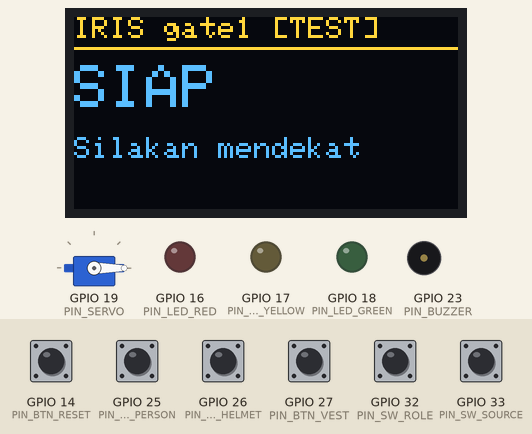
Recording of a program running on a simulated ESP32. On the bench: servo, 128×64 one-colour display, output pins drawn as LEDs (lit = HIGH), buzzer (waves = sounding). Inputs (shaded band) come from the test bench; at power-on: GPIO 14 (PIN_BTN_RESET), GPIO 25 (PIN_BTN_PERSON), GPIO 26 (PIN_BTN_HELMET), GPIO 27 (PIN_BTN_VEST), GPIO 33 (PIN_SW_SOURCE) HIGH, GPIO 32 (PIN_SW_ROLE) LOW. The OLED is the two-colour kind (top 16 rows yellow); WiFi joins after 1.5 s; servers stay silent unless stated; the local clock reads 2024-03-15 10:24:30 at power-on unless the program sets it; no MQTT or app messages arrive unless stated; what the program prints to the serial monitor is not drawn.

Above: at 1.2 s.
1.3 s: GPIO 25 (PIN_BTN_PERSON) pulled LOW for 0.15 s
At 1.5 s:
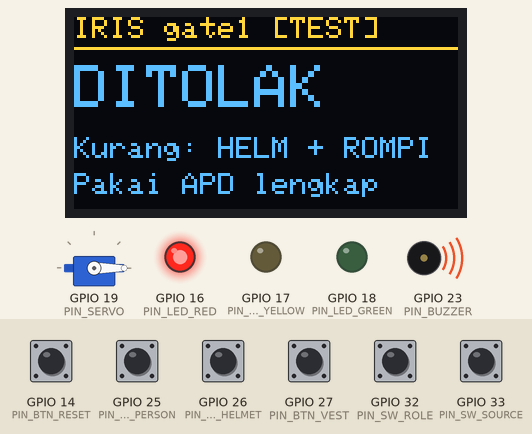
2.0 s: GPIO 32 (PIN_SW_ROLE) pulled HIGH for 0.15 s
At 2.17 s:
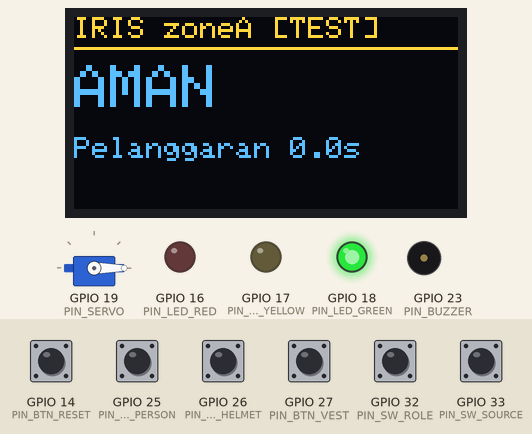
2.7 s: GPIO 33 (PIN_SW_SOURCE) pulled LOW for 0.15 s
At 3.32 s:
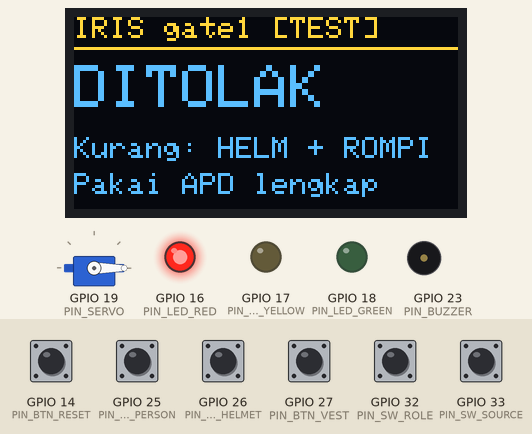
3.4 s: GPIO 26 (PIN_BTN_HELMET) pulled LOW for 0.15 s
At 4.03 s:
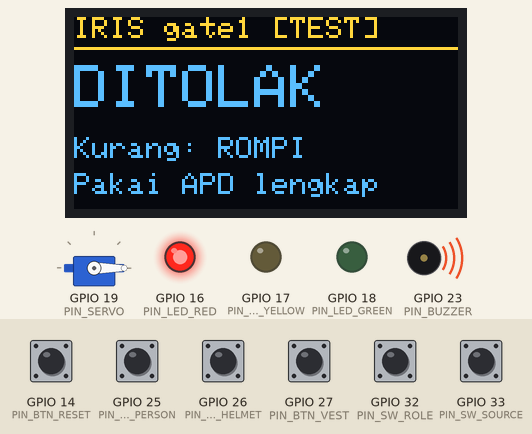
4.1 s: GPIO 27 (PIN_BTN_VEST) pulled LOW for 0.15 s
At 5.0 s:
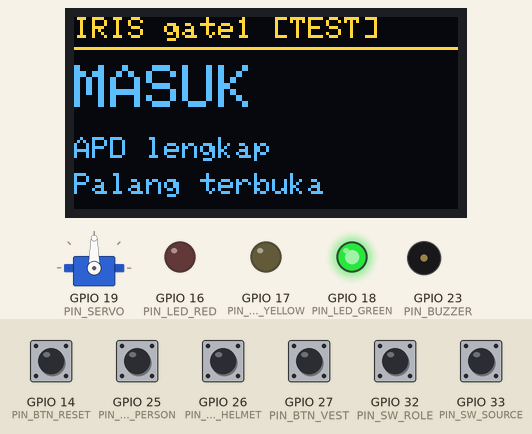
7.2 s: GPIO 32 (PIN_SW_ROLE) pulled HIGH for 1 s
At 8.0 s:
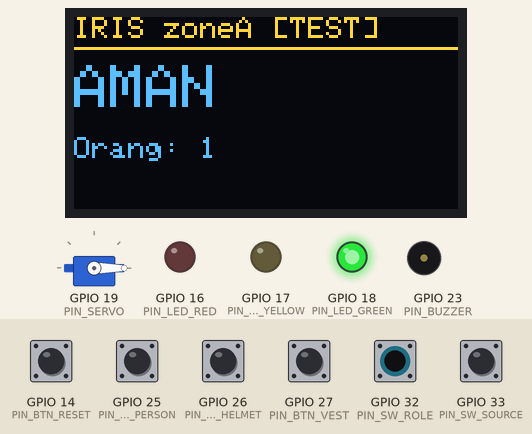
Timing chart, 0 to 14.7 s (numbered marks = the images above; inputs shaded):
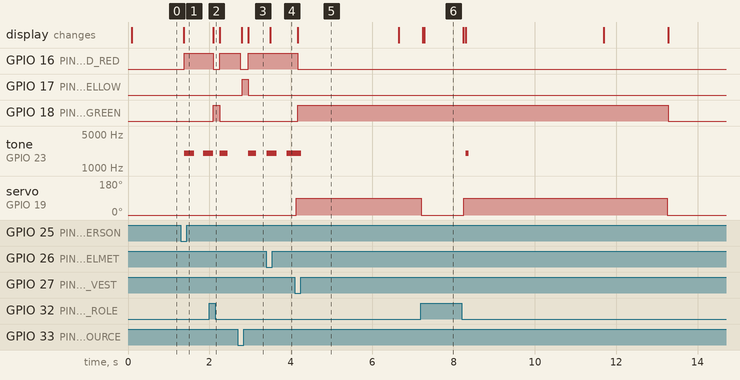

The program:

main.cpp
```cpp
// IRIS — firmware node ESP32 (gerbang & zona).
// Sumber deteksi: LIVE (MQTT dari server vision) atau TEST (tombol). Rancangan: docs/design.md
#include <Arduino.h>
#include <Wire.h>
#include <WiFi.h>
#include <WiFiClientSecure.h>
#include <time.h>
#include <Adafruit_GFX.h>
#include <Adafruit_SSD1306.h>
#include <ArduinoJson.h>
#include <ESP32Servo.h>
#include <PubSubClient.h>

#include "ca_cert.h"
#include "config.h"

// ---------- Tipe ----------
enum class Role { GATE, ZONE };
enum class Source { LIVE, TEST };
enum class State { FAULT, IDLE, GRANTED, DENIED, NORMAL, WARNING, ALARM };

// Hasil deteksi terakhir (dari MQTT atau dari tombol uji)
struct Snapshot {
  int personCount = 0;
  int violatorCount = 0;
  bool missingHelmet = false;
  bool missingVest = false;
  float maxViolationS = -1;       // durasi dari server; -1 = tidak ada, pakai timer lokal
  unsigned long receivedMs = 0;   // 0 = belum pernah menerima data
};

// Tombol aktif-LOW dengan debounce; pressed() true sekali per tekanan
struct Button {
  int pin;
  bool stable = false;
  bool lastRead = false;
  unsigned long changedAt = 0;

  void begin() { pinMode(pin, INPUT_PULLUP); }

  bool pressed() {
    bool reading = digitalRead(pin) == LOW;
    unsigned long now = millis();
    if (reading != lastRead) {
      lastRead = reading;
      changedAt = now;
    }
    if (now - changedAt > DEBOUNCE_MS && reading != stable) {
      stable = reading;
      return stable;
    }
    return false;
  }
};

// ---------- Objek global ----------
Adafruit_SSD1306 oled(128, 64, &Wire, -1);
bool oledOk = false;
Servo gateServo;
WiFiClientSecure tlsClient;
PubSubClient mqtt(tlsClient);

Button btnPerson{PIN_BTN_PERSON}, btnHelmet{PIN_BTN_HELMET}, btnVest{PIN_BTN_VEST}, btnReset{PIN_BTN_RESET};

Role role;
Source source;
State state = State::FAULT;
unsigned long stateSince = 0;
Snapshot snap;

bool testPerson = false, testHelmet = false, testVest = false;  // nilai simulasi (mode TEST)
unsigned long violationStartMs = 0;  // timer lokal pelanggaran zona
unsigned long gateRearmUntil = 0;    // palang tidak boleh buka lagi sebelum waktu ini
bool alarmAcked = false;             // buzzer dibungkam supervisor
bool gateOpen = false;
unsigned long lastStatusMs = 0, lastDisplayMs = 0;
uint8_t lastMissingMask = 0;

bool wifiUp = false;
unsigned long lastWifiAttemptMs = 0, lastMqttAttemptMs = 0;
unsigned long lastHeartbeatMs = 0;   // 0 = belum pernah menerima heartbeat
String lastDetectionSummary;         // log MQTT hanya saat isi deteksi berubah

// ---------- Utilitas ----------
const char* stateName(State s) {
  switch (s) {
    case State::FAULT: return "FAULT";
    case State::IDLE: return "IDLE";
    case State::GRANTED: return "GRANTED";
    case State::DENIED: return "DENIED";
    case State::NORMAL: return "NORMAL";
    case State::WARNING: return "WARNING";
    case State::ALARM: return "ALARM";
  }
  return "?";
}

const char* nodeName() { return role == Role::GATE ? NODE_GATE : NODE_ZONE; }

String topicFor(const char* leaf) { return String(MQTT_TOPIC_PREFIX) + "/" + nodeName() + "/" + leaf; }
String heartbeatTopic() { return String(MQTT_TOPIC_PREFIX) + "/server/heartbeat"; }

// Detik Unix dari NTP; 0 jika jam belum tersinkron
uint32_t nowTs() {
  time_t t = time(nullptr);
  return t > 1700000000 ? (uint32_t)t : 0;
}

uint8_t missingMask() { return (snap.missingHelmet ? 1 : 0) | (snap.missingVest ? 2 : 0); }

String missingList() {
  String s;
  if (snap.missingHelmet) s += "helmet";
  if (snap.missingVest) s += s.length() ? ",vest" : "vest";
  return s.length() ? s : "-";
}

void addMissingArray(JsonDocument& doc) {
  JsonArray arr = doc["missing"].to<JsonArray>();
  if (snap.missingHelmet) arr.add("helmet");
  if (snap.missingVest) arr.add("vest");
}

String missingText() {  // untuk OLED (Bahasa Indonesia)
  if (snap.missingHelmet && snap.missingVest) return "HELM + ROMPI";
  if (snap.missingHelmet) return "HELM";
  if (snap.missingVest) return "ROMPI";
  return "-";
}

// Data dianggap basi jika deteksi (atau heartbeat server, pada mode LIVE) berhenti melewati batas
bool dataStale() {
  unsigned long now = millis();
  if (snap.receivedMs == 0 || now - snap.receivedMs > FAILSAFE_TIMEOUT_MS) return true;
  if (source == Source::LIVE && (lastHeartbeatMs == 0 || now - lastHeartbeatMs > FAILSAFE_TIMEOUT_MS)) return true;
  return false;
}

// Durasi pelanggaran zona: utamakan nilai server (tracking per orang), fallback timer lokal
float violationSeconds() {
  if (snap.violatorCount == 0) return 0;
  if (snap.maxViolationS >= 0) return snap.maxViolationS;
  return violationStartMs ? (millis() - violationStartMs) / 1000.0f : 0;
}

// ---------- Aktuator ----------
void setLeds(bool green, bool yellow, bool red) {
  digitalWrite(PIN_LED_GREEN, green);
  digitalWrite(PIN_LED_YELLOW, yellow);
  digitalWrite(PIN_LED_RED, red);
}

void setGate(bool open) {
  if (open == gateOpen) return;
  gateOpen = open;
  gateServo.write(open ? SERVO_OPEN_DEG : SERVO_CLOSED_DEG);
  Serial.printf("[ACT] servo=%d gate=%s\n", open ? SERVO_OPEN_DEG : SERVO_CLOSED_DEG, open ? "open" : "closed");
}

void buzzerTone(bool on) { ledcWriteTone(PIN_BUZZER, on ? BUZZER_FREQ_HZ : 0); }

// Pola buzzer: bip singkat saat GRANTED, bip berulang saat DENIED/ALARM (kecuali di-ack)
void updateBuzzer() {
  unsigned long t = millis() - stateSince;
  bool on = false;
  if (state == State::GRANTED) on = t < 120;
  else if ((state == State::DENIED || state == State::ALARM) && !alarmAcked) on = (t % 500) < 250;
  buzzerTone(on);
}

// LED berdasarkan state; kuning berkedip saat FAULT
void updateLeds() {
  bool blink = (millis() / 400) % 2;
  switch (state) {
    case State::FAULT: setLeds(false, blink, false); break;
    case State::IDLE: setLeds(false, false, false); break;
    case State::GRANTED: case State::NORMAL: setLeds(true, false, false); break;
    case State::WARNING: setLeds(false, true, false); break;
    case State::DENIED: case State::ALARM: setLeds(false, false, true); break;
  }
}

// Gambar ulang OLED hanya jika isinya berubah (transfer I2C penuh cukup lama dan bisa membuat tombol terlewat)
void drawDisplay() {
  static String lastContent;
  if (!oledOk) return;

  const char* title = "";
  String line1, line2;
  switch (state) {
    case State::FAULT: title = "OFFLINE"; line1 = "Vision tidak aktif"; line2 = role == Role::GATE ? "Gerbang terkunci" : "Monitoring berhenti"; break;
    case State::IDLE: title = "SIAP"; line1 = "Silakan mendekat"; break;
    case State::GRANTED: title = "MASUK"; line1 = "APD lengkap"; line2 = "Palang terbuka"; break;
    case State::DENIED: title = "DITOLAK"; line1 = "Kurang: " + missingText(); line2 = "Pakai APD lengkap"; break;
    case State::NORMAL:
      title = "AMAN";
      if (snap.violatorCount > 0) line1 = "Pelanggaran " + String(violationSeconds(), 1) + "s";
      else line1 = "Orang: " + String(snap.personCount);
      break;
    case State::WARNING: title = "AWAS"; line1 = "Kurang: " + missingText(); line2 = "Durasi " + String(violationSeconds(), 1) + "s"; break;
    case State::ALARM: title = "ALARM!"; line1 = "Kurang: " + missingText(); line2 = "Durasi " + String(violationSeconds(), 1) + "s"; break;
  }
  String header = String("IRIS ") + nodeName() + (source == Source::TEST ? " [TEST]" : " [LIVE]") +
                  (mqtt.connected() ? " *" : "");  // * = terhubung ke broker
  String content = header + title + line1 + line2;
  if (content == lastContent) return;
  lastContent = content;

  oled.clearDisplay();
  oled.setTextColor(SSD1306_WHITE);
  oled.setTextSize(1);
  oled.setCursor(0, 0);
  oled.print(header);
  oled.drawLine(0, 10, 127, 10, SSD1306_WHITE);
  oled.setTextSize(2);
  oled.setCursor(0, 16);
  oled.print(title);
  oled.setTextSize(1);
  oled.setCursor(0, 40);
  oled.print(line1);
  oled.setCursor(0, 52);
  oled.print(line2);
  oled.display();
}

// ---------- Status & event: Serial + MQTT ----------
void publishJson(const String& topic, JsonDocument& doc, bool retained) {
  if (!mqtt.connected()) return;
  String payload;
  serializeJson(doc, payload);
  if (!mqtt.publish(topic.c_str(), payload.c_str(), retained)) Serial.printf("[MQTT] publish failed topic=%s\n", topic.c_str());
}

void publishStatus() {
  JsonDocument doc;
  doc["ts"] = nowTs();
  doc["node"] = nodeName();
  doc["mode"] = role == Role::GATE ? "gate" : "zone";
  doc["source"] = source == Source::TEST ? "test" : "live";
  doc["state"] = stateName(state);
  doc["gate"] = gateOpen ? "open" : "closed";
  addMissingArray(doc);
  doc["person_count"] = snap.personCount;
  doc["violation_s"] = serialized(String(violationSeconds(), 1));
  String line;
  serializeJson(doc, line);
  Serial.printf("[STATUS] %s\n", line.c_str());
  publishJson(topicFor("status"), doc, true);  // retained: dashboard langsung tahu status terakhir
}

int eventLevel(const char* type) {
  if (!strcmp(type, "fault")) return 3;
  if (!strcmp(type, "denied") || !strcmp(type, "alarm")) return 2;
  if (!strcmp(type, "warning")) return 1;
  return 0;
}

void publishEvent(const char* type) {
  Serial.printf("[EVENT] node=%s type=%s missing=%s persons=%d duration_s=%.1f\n",
                nodeName(), type, missingList().c_str(), snap.personCount, violationSeconds());
  JsonDocument doc;
  doc["ts"] = nowTs();
  doc["node"] = nodeName();
  doc["type"] = type;
  doc["level"] = eventLevel(type);
  addMissingArray(doc);
  doc["person_count"] = snap.personCount;
  doc["duration_s"] = serialized(String(violationSeconds(), 1));
  publishJson(topicFor("event"), doc, false);
}

// ---------- State machine ----------
void enterState(State next) {
  State prev = state;
  state = next;
  stateSince = millis();
  alarmAcked = false;
  Serial.printf("[STATE] %s -> %s missing=%s persons=%d\n", stateName(prev), stateName(next),
                missingList().c_str(), snap.personCount);

  setGate(next == State::GRANTED);
  if (prev == State::GRANTED && next == State::IDLE) gateRearmUntil = millis() + GATE_REARM_MS;

  if (next == State::FAULT) publishEvent("fault");
  else if (prev == State::FAULT) publishEvent("recovered");
  if (next == State::GRANTED) publishEvent("granted");
  if (next == State::DENIED) publishEvent("denied");
  if (next == State::WARNING) publishEvent("warning");
  if (next == State::ALARM) publishEvent("alarm");
  if (next == State::NORMAL && (prev == State::WARNING || prev == State::ALARM)) publishEvent("cleared");

  drawDisplay();
  publishStatus();
  lastStatusMs = millis();
}

State evaluateGate() {
  if (dataStale()) return State::FAULT;
  if (snap.personCount == 0) return State::IDLE;
  if (snap.violatorCount > 0) return State::DENIED;  // satu pelanggar cukup untuk menutup palang
  if (state == State::GRANTED) {
    return millis() - stateSince < OPEN_WINDOW_MS ? State::GRANTED : State::IDLE;  // jendela buka habis
  }
  return millis() < gateRearmUntil ? State::IDLE : State::GRANTED;
}

State evaluateZone() {
  if (dataStale()) return State::FAULT;
  if (snap.violatorCount == 0) {
    violationStartMs = 0;
    return State::NORMAL;
  }
  if (violationStartMs == 0) violationStartMs = millis();
  float d = violationSeconds();
  if (d >= ZONE_ALARM_S) return State::ALARM;
  if (d >= ZONE_WARN_S) return State::WARNING;
  return State::NORMAL;  // pelanggaran singkat diabaikan
}

// ---------- Input ----------
void handleReset(const char* origin) {
  if ((state == State::DENIED || state == State::ALARM) && !alarmAcked) {
    alarmAcked = true;
    Serial.printf("[INPUT] reset (%s) -> alarm acknowledged (buzzer off)\n", origin);
  } else {
    Serial.printf("[INPUT] reset (%s) pressed (no active alarm)\n", origin);
  }
}

void readModeSwitches() {
  Role r = digitalRead(PIN_SW_ROLE) == HIGH ? Role::ZONE : Role::GATE;
  Source s = digitalRead(PIN_SW_SOURCE) == HIGH ? Source::TEST : Source::LIVE;
  if (r == role && s == source) return;
  bool roleChanged = r != role;
  role = r;
  source = s;
  Serial.printf("[MODE] role=%s source=%s node=%s\n", role == Role::GATE ? "GATE" : "ZONE",
                source == Source::TEST ? "TEST" : "LIVE", nodeName());
  snap = Snapshot();  // data mode lama tidak berlaku
  violationStartMs = 0;
  gateRearmUntil = 0;
  if (roleChanged && mqtt.connected()) mqtt.disconnect();  // sambung ulang dengan topic node yang baru
  enterState(State::FAULT);
}

// Mode TEST: tombol toggle mensimulasikan hasil deteksi satu orang
void readTestButtons() {
  bool changed = false;
  if (btnPerson.pressed()) { testPerson = !testPerson; changed = true; }
  if (btnHelmet.pressed()) { testHelmet = !testHelmet; changed = true; }
  if (btnVest.pressed()) { testVest = !testVest; changed = true; }
  if (changed) Serial.printf("[INPUT] person=%d helmet=%d vest=%d\n", testPerson, testHelmet, testVest);

  snap.personCount = testPerson ? 1 : 0;
  snap.missingHelmet = testPerson && !testHelmet;
  snap.missingVest = testPerson && !testVest;
  snap.violatorCount = (snap.missingHelmet || snap.missingVest) ? 1 : 0;
  snap.maxViolationS = -1;
  snap.receivedMs = millis();  // tombol selalu "segar"
}

// ---------- MQTT: pesan masuk ----------
// detection: {"ts":..,"person_count":2,"persons":[{"id":1,"helmet":true,"vest":true,"violation_s":0},...],"violators":[2]}
void handleDetection(JsonDocument& doc) {
  if (source != Source::LIVE) return;  // mode TEST memakai tombol
  Snapshot s;
  JsonArray persons = doc["persons"].as<JsonArray>();
  s.personCount = doc["person_count"] | (int)persons.size();
  for (JsonObject p : persons) {
    bool helmet = p["helmet"] | false;
    bool vest = p["vest"] | false;
    if (helmet && vest) continue;
    s.violatorCount++;
    s.missingHelmet |= !helmet;
    s.missingVest |= !vest;
    if (!p["violation_s"].isNull()) s.maxViolationS = max(s.maxViolationS, p["violation_s"].as<float>());
  }
  s.receivedMs = millis();
  snap = s;

  String summary = String(s.personCount) + "/" + s.violatorCount + "/" + missingList();
  if (summary != lastDetectionSummary) {
    lastDetectionSummary = summary;
    Serial.printf("[MQTT] rx detection persons=%d violators=%d missing=%s\n", s.personCount, s.violatorCount,
                  missingList().c_str());
  }
}

void onMqttMessage(char* topic, byte* payload, unsigned int length) {
  String t(topic);
  if (t == heartbeatTopic()) {
    if (lastHeartbeatMs == 0 || millis() - lastHeartbeatMs > FAILSAFE_TIMEOUT_MS) Serial.println("[MQTT] heartbeat ok");
    lastHeartbeatMs = millis();
    return;
  }
  JsonDocument doc;
  if (deserializeJson(doc, payload, length)) {
    Serial.printf("[MQTT] invalid JSON on %s\n", topic);
    return;
  }
  if (t == topicFor("detection")) handleDetection(doc);
  else if (t == topicFor("override")) {
    const char* cmd = doc["cmd"] | "";
    Serial.printf("[MQTT] rx override cmd=%s\n", cmd);
    if (!strcmp(cmd, "reset")) handleReset("mqtt");
  }
}

// ---------- Jaringan (coba ulang tiap NET_RETRY_MS, tidak menghentikan logic lokal) ----------
void networkLoop() {
  unsigned long now = millis();
  if (WiFi.status() != WL_CONNECTED) {
    if (wifiUp) {
      wifiUp = false;
      Serial.println("[NET] wifi lost");
    }
    if (lastWifiAttemptMs == 0 || now - lastWifiAttemptMs > 2 * NET_RETRY_MS) {
      lastWifiAttemptMs = now;
      Serial.printf("[NET] wifi connecting ssid=%s\n", WIFI_SSID);
      WiFi.begin(WIFI_SSID, WIFI_PASSWORD, 6);  // channel 6 mempercepat koneksi Wokwi-GUEST
    }
    return;
  }
  if (!wifiUp) {
    wifiUp = true;
    Serial.printf("[NET] wifi connected ip=%s\n", WiFi.localIP().toString().c_str());
    configTime(0, 0, "pool.ntp.org", "time.google.com");
  }

  if (!mqtt.connected()) {
    if (lastMqttAttemptMs != 0 && now - lastMqttAttemptMs < NET_RETRY_MS) return;
    lastMqttAttemptMs = now;
    // Handshake TLS bisa menahan loop lama: kunci gerbang dulu agar tidak tertahan dalam keadaan terbuka
    if (source == Source::LIVE && state != State::FAULT) enterState(State::FAULT);
    String clientId = String("iris-") + nodeName() + "-" + String((uint32_t)ESP.getEfuseMac(), HEX);
    String willTopic = topicFor("status");
    String will = String("{\"node\":\"") + nodeName() + "\",\"state\":\"OFFLINE\"}";
    Serial.printf("[MQTT] connecting %s:%d (TLS) id=%s\n", MQTT_HOST, MQTT_PORT, clientId.c_str());
    bool useAuth = strlen(MQTT_USERNAME) > 0;
    bool ok = mqtt.connect(clientId.c_str(), useAuth ? MQTT_USERNAME : nullptr, useAuth ? MQTT_PASSWORD : nullptr,
                           willTopic.c_str(), 0, true, will.c_str());
    if (!ok) {
      Serial.printf("[MQTT] connect failed rc=%d\n", mqtt.state());
      return;
    }
    mqtt.subscribe(heartbeatTopic().c_str());
    mqtt.subscribe(topicFor("detection").c_str());
    mqtt.subscribe(topicFor("override").c_str());
    Serial.printf("[MQTT] connected, subscribed %s/{%s,server}/...\n", MQTT_TOPIC_PREFIX, nodeName());
    publishStatus();
  }
  mqtt.loop();
}

// ---------- Setup & loop ----------
void setup() {
  Serial.begin(115200);
  pinMode(PIN_LED_GREEN, OUTPUT);
  pinMode(PIN_LED_YELLOW, OUTPUT);
  pinMode(PIN_LED_RED, OUTPUT);
  pinMode(PIN_SW_ROLE, INPUT_PULLUP);   // switch hanya menyambung ke GND; posisi lepas = HIGH
  pinMode(PIN_SW_SOURCE, INPUT_PULLUP);
  btnPerson.begin();
  btnHelmet.begin();
  btnVest.begin();
  btnReset.begin();

  gateServo.setPeriodHertz(50);
  gateServo.attach(PIN_SERVO, 500, 2400);
  gateServo.write(SERVO_CLOSED_DEG);
  ledcAttach(PIN_BUZZER, BUZZER_FREQ_HZ, 8);
  buzzerTone(false);

  Wire.begin(PIN_SDA, PIN_SCL);
  Wire.setClock(400000);  // I2C fast mode: gambar OLED lebih cepat
  oledOk = oled.begin(SSD1306_SWITCHCAPVCC, OLED_ADDR);
  if (!oledOk) Serial.println("[ERR] OLED not found");

  role = digitalRead(PIN_SW_ROLE) == HIGH ? Role::ZONE : Role::GATE;
  source = digitalRead(PIN_SW_SOURCE) == HIGH ? Source::TEST : Source::LIVE;
  Serial.printf("[BOOT] IRIS node=%s role=%s source=%s\n", nodeName(), role == Role::GATE ? "GATE" : "ZONE",
                source == Source::TEST ? "TEST" : "LIVE");

  WiFi.mode(WIFI_STA);
  tlsClient.setCACert(CA_CERT);  // verifikasi sertifikat broker (bukan setInsecure)
  tlsClient.setHandshakeTimeout(30);  // detik; 8 s terlalu singkat untuk simulasi di browser wokwi.com
  mqtt.setServer(MQTT_HOST, MQTT_PORT);
  mqtt.setBufferSize(1024);      // payload detection bisa > 256 byte (default)
  mqtt.setCallback(onMqttMessage);

  stateSince = millis();
  drawDisplay();
}

void loop() {
  networkLoop();
  readModeSwitches();
  if (source == Source::TEST) readTestButtons();
  if (btnReset.pressed()) handleReset("button");

  State next = role == Role::GATE ? evaluateGate() : evaluateZone();
  if (next != state) {
    enterState(next);
  } else if (missingMask() != lastMissingMask) {
    Serial.printf("[STATE] %s missing=%s\n", stateName(state), missingList().c_str());
    drawDisplay();
    publishStatus();
  }
  lastMissingMask = missingMask();

  updateLeds();
  updateBuzzer();
  if (millis() - lastDisplayMs > 500) {  // perbarui durasi di OLED (hanya digambar jika berubah)
    lastDisplayMs = millis();
    drawDisplay();
  }
  if (millis() - lastStatusMs > STATUS_PERIOD_MS) {
    lastStatusMs = millis();
    publishStatus();
  }
  delay(10);
}
```

Source omitted: ca_cert.h (1583 bytes), config.h (2418 bytes)

Measured:
- after the input at 1.3 s, GPIO 16 (PIN_LED_RED): LOW → HIGH after 0.08 s; tone on GPIO 23 (PIN_BUZZER): silent → 2000 Hz after 0.08 s, → silent 0.25 s later, → 2000 Hz 0.21 s later; the display: changes after 0.07 s (image 1)
- after the input at 2.0 s, GPIO 16 (PIN_LED_RED): HIGH → LOW after 0.09 s, → HIGH 0.16 s later; GPIO 18 (PIN_LED_GREEN): LOW → HIGH after 0.09 s, → LOW 0.16 s later; the display: changes after 0.09 s (image 2)
- after the input at 2.7 s, GPIO 16 (PIN_LED_RED): HIGH → LOW after 0.06 s, → HIGH 0.19 s later; GPIO 17 (PIN_LED_YELLOW): LOW → HIGH after 0.11 s, → LOW 0.15 s later; the display: first changes after 0.10 s (image 3 shows a later state)
- after the input at 3.4 s, the display: changes after 0.10 s (image 4)
- after the input at 4.1 s, GPIO 16 (PIN_LED_RED): HIGH → LOW after 0.08 s; GPIO 18 (PIN_LED_GREEN): LOW → HIGH after 0.08 s; servo on GPIO 19 (PIN_SERVO): 0° → 90° at once; the display: changes after 0.08 s (image 5)
- after the input at 7.2 s, the display: first changes at once (image 6 shows a later state)
